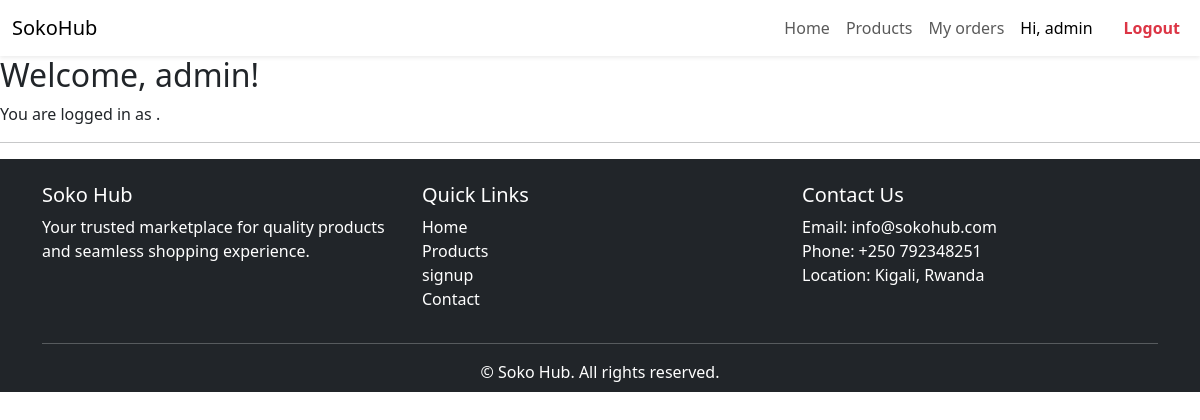
/dashboard/ (signed in), run on an earlier commit of the app's database.
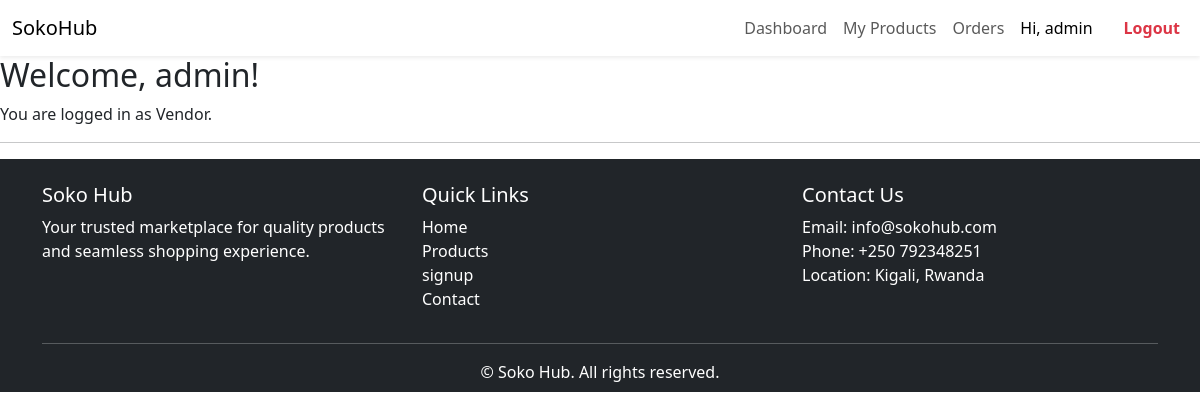
And on a later commit of the database.
### accounts/views.py (the view)
# urls.py: path('dashboard/', dashboard, name='dashboard'),
@login_required(login_url='login')
def dashboard(request):
    return render(request, "accounts/dashboard.html")

### accounts/templates/accounts/dashboard.html (shortened to what this page needs)
{% extends 'accounts/base.html' %}
{% block content %}
<h2>Welcome, {{ request.user.username }}!</h2>
<p>You are logged in as
  {% if request.user.user_type == 'C' %}Customer{% elif request.user.user_type == 'V' %}Vendor{% endif %}.
</p>
{% endblock %}

### accounts/templates/accounts/navbar.html (shortened to what this page needs)
{% load static %}
{% block content %}
<nav class="navbar navbar-expand-lg navbar-light bg-light shadow-sm py-2">
  <div class="container-fluid">
    <a class="navbar-brand   fs-lg " href="#">SokoHub</a>
    <div class="collapse navbar-collapse" id="navbarNav">
      <ul class="navbar-nav ms-auto mb-2 mb-lg-0">
      <ul class="navbar-nav mb-2 mb-lg-0">
        {% if request.user.is_authenticated %}
              {% if request.user.user_type == 'V' %}
        <li class="nav-item">
          <a class="nav-link"
          href="{% url 'vendor_dashboard' %}">Dashboard</a>
        </li>
        <li class="nav-item">
          <a class="nav-link "
             href="{% url 'vendor_products' %}">My Products</a>
        </li>
        <li class="nav-item">
          <a class="nav-link "
             href="{% url 'vendor_orders' %}">Orders</a>
        </li>
       {% else %}
        <li class="nav-item">
          <a class="nav-link "
             href="{% url 'home' %}">Home</a>
               </li>
               <li class="nav-item">
          <a class="nav-link "
             href="{% url 'product_list' %}">Products</a>
               </li><li class="nav-item">
          <a class="nav-link "
             href="{% url 'customer_orders' %}">My orders</a>
               </li>
      </ul>
        {% endif %}
         <li class="nav-item">
            <span class="nav-link msg">Hi, {{ request.user.username }}</span>
          </li>
          <li class="nav-item">
            <a class="nav-link text-danger fw-bold" href="{% url 'logout' %}">Logout</a>
          </li>
        {% endif %}
      </ul>
    </div>
  </div>
</nav>
{% endblock content %}

What changed in the data, as far as the page shows it:
changed CustomUser "admin": user_type "('C',)" → "V" (drawn)
Also different on the page:
text no longer shown: "Home Products My orders"
text now shown: "Dashboard My Products Orders Vendor"
